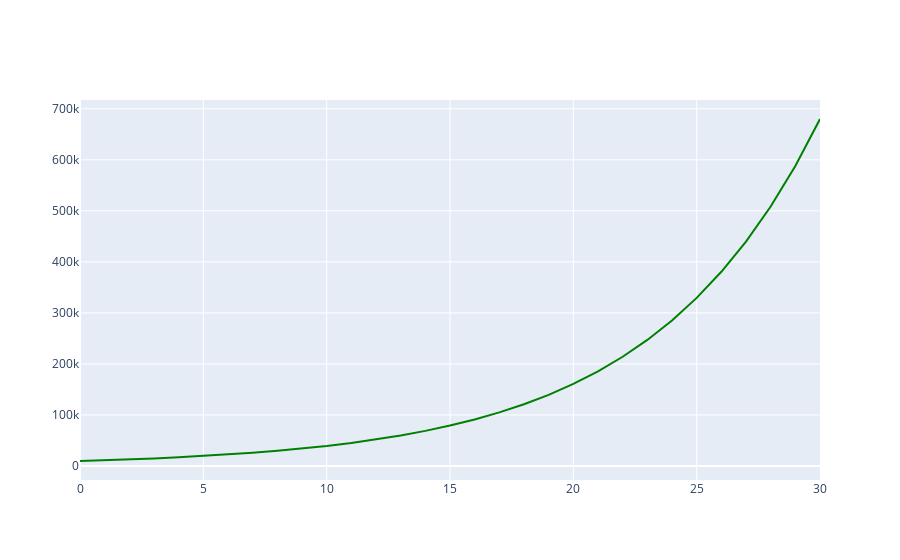

The cell this chart's notebook holds for it:
### Code cell
# graph the total data
total_investment = amountPeryear(portfolio,monthly_investments,years_to_invest)
fig = go.Figure(data=go.Scatter(x=total_investment['Year'], y=total_investment['Amount'], mode='lines', marker=dict(color='green')))
fig.show()

### Figure 1 — Plotly figure (JSON) as saved in the notebook; plotly's stock layout.template omitted (floating-point values rounded to 4 significant figures)
{"data": [{"marker": {"color": "green"}, "mode": "lines", "type": "scatter", "x": [0, 1, 2, 3, 4, 5, 6, 7, 8, 9, 10, 11, 12, 13, 14, 15, 16, 17, 18, 19, 20, 21, 22, 23, 24, 25, 26, 27, 28, 29, 30], "y": [9761.0, 11150.0, 12860.0, 14800.0, 17030.0, 19590.0, 22520.0, 25880.0, 29740.0, 34190.0, 39300.0, 45180.0, 51960.0, 59770.0, 68780.0, 79170.0, 91160.0, 105000.0, 121000.0, 139500.0, 160800.0, 185500.0, 214000.0, 247000.0, 285200.0, 329400.0, 380600.0, 439800.0, 508400.0, 587900.0, 679900.0]}], "layout": {}}
